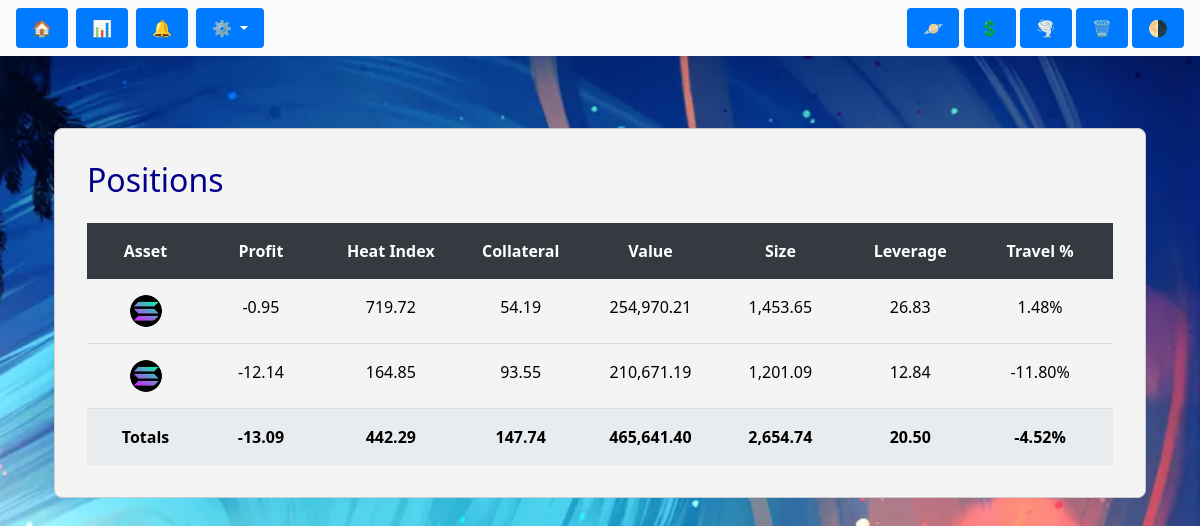
Page /positions/table on the earlier database version.
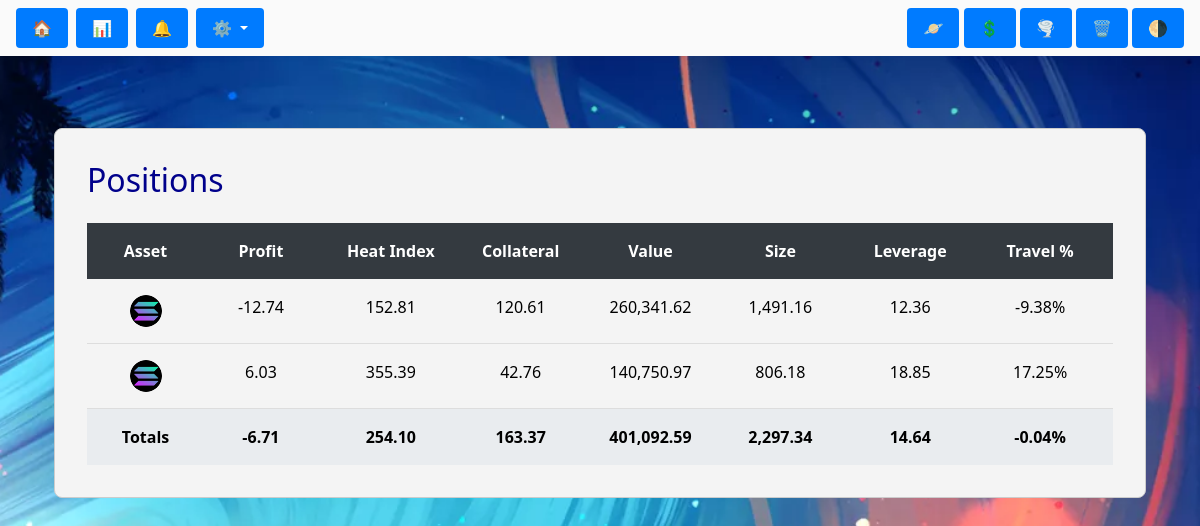
Same page on the later database version.
### tables this page shows
CREATE TABLE positions (
                    id TEXT PRIMARY KEY,
                    asset_type TEXT,
                    position_type TEXT,
                    entry_price REAL,
                    liquidation_price REAL,
                    travel_percent REAL,
                    value REAL,
                    collateral REAL,
                    size REAL,
                    leverage REAL,
                    wallet_name TEXT,
                    last_updated TEXT,
                    alert_reference_id TEXT,
                    hedge_buddy_id TEXT,
                    current_price REAL,
                    liquidation_distance REAL,
                    heat_index REAL,
                    current_heat_index REAL,
                    pnl_after_fees_usd REAL
                , profit REAL DEFAULT 0.0);

### positions/positions_bp.py (the view)
@positions_bp.route("/table", methods=["GET"])
@route_log_alert
def positions_table():
    try:
        core = PositionCore(current_app.data_locker)
        positions = core.get_all_positions()
        totals = CalcServices().calculate_totals(positions)
        return render_template("positions_table.html", positions=positions, totals=totals)
    except Exception as e:
        logger.error(f"Error in positions_table: {e}")
        return jsonify({"error": str(e)}), 500

### data/data_locker.py (called while the page is built, shortened)
    def seed_default_thresholds(self):
        existing = self.db.get_cursor().execute("SELECT COUNT(*) FROM alert_thresholds").fetchone()[0]
        if existing > 0:
            return  # Already seeded

### data/database.py (called while the page is built)
    def connect(self):
        if self.conn is None:
            dir_name = os.path.dirname(self.db_path)
            if dir_name and dir_name.strip() != "":
                os.makedirs(dir_name, exist_ok=True)
            self.conn = sqlite3.connect(self.db_path, check_same_thread=False)
            self.conn.row_factory = sqlite3.Row
            self.conn.execute("PRAGMA journal_mode=WAL;")
        return self.conn

    def get_cursor(self):
        return self.connect().cursor()

    def commit(self):
        self.connect().commit()

### data/dl_monitor_ledger.py (called while the page is built)
    def ensure_table(self):
        cursor = self.db.get_cursor()
        cursor.execute("""
            CREATE TABLE IF NOT EXISTS monitor_ledger (
                id TEXT PRIMARY KEY,
                monitor_name TEXT NOT NULL,
                timestamp TEXT NOT NULL,
                status TEXT NOT NULL,
                metadata TEXT,
                created_at TEXT DEFAULT CURRENT_TIMESTAMP
            )
        """)
        self.db.commit()
        log.success("✅ monitor_ledger table ensured", source="DLMonitorLedger")

### data/dl_positions.py (called while the page is built)
    def get_all_positions(self) -> list:
        try:
            cursor = self.db.get_cursor()
            cursor.execute("SELECT * FROM positions")
            rows = cursor.fetchall()
            log.debug(f"Fetched {len(rows)} positions", source="DLPositionManager")
            return [dict(row) for row in rows]
        except Exception as e:
            log.error(f"Error fetching positions: {e}", source="DLPositionManager")
            return []

### data/dl_system_data.py (called while the page is built)
    def get_theme_profiles(self) -> dict:
        try:
            cursor = self.db.get_cursor()
            rows = cursor.execute("SELECT name, config FROM theme_profiles").fetchall()
            return {row["name"]: json.loads(row["config"]) for row in rows}
        except Exception as e:
            log.error(f"Failed to fetch theme profiles: {e}", source="DLSystemDataManager")
            return {}

### positions/position_core.py (called while the page is built)
    def get_all_positions(self):
        return self.store.get_all_positions()

### positions/position_store.py (called while the page is built)
    def get_all_positions(self):
        return self.get_all()

### system/system_core.py (called while the page is built)
    def get_active_profile(self) -> dict:
        return self.theme.get_active_profile()

### utils/console_logger.py (called while the page is built)
    @staticmethod
    def _timestamp():
        return datetime.now().strftime("%Y-%m-%d %H:%M:%S")

### templates/positions/positions_table.html (shortened to what this page needs)
{% extends "base.html" %}
{% block content %}
<div class="container-fluid my-4">
  <div class="card">
    <div class="card-body">
      <h2 class="title-text mb-4">Positions</h2>
      <div class="grid-header">
        <div class="grid-col asset sortable" data-col-index="0">Asset</div>
        <div class="grid-col sortable" data-col-index="1">Profit</div>
        <div class="grid-col sortable" data-col-index="2">Heat Index</div>
        <div class="grid-col sortable" data-col-index="3">Collateral</div>
        <div class="grid-col sortable" data-col-index="4">Value</div>
        <div class="grid-col sortable" data-col-index="5">Size</div>
        <div class="grid-col sortable" data-col-index="6">Leverage</div>
        <div class="grid-col sortable" data-col-index="7">Travel %</div>
      </div>
      <div id="gridRows">
        {% for pos in positions|sort(attribute='size', reverse=True) %}
        <div class="grid-row">
          <div class="grid-col asset">
            {% if pos.asset_type == 'BTC' %}
              <img src="{{ url_for('static', filename='images/btc_logo.png') }}" alt="BTC" class="asset-icon">
            {% elif pos.asset_type == 'ETH' %}
              <img src="{{ url_for('static', filename='images/eth_logo.png') }}" alt="ETH" class="asset-icon">
            {% elif pos.asset_type == 'SOL' %}
              <img src="{{ url_for('static', filename='images/sol_logo.png') }}" alt="SOL" class="asset-icon">
            {% else %}
              {{ pos.asset_type }}
            {% endif %}
          </div>
          <div class="grid-col">{{ "{:,.2f}".format(pos.pnl_after_fees_usd or 0) }}</div>
          <div class="grid-col">{{ "{:,.2f}".format(pos.heat_index or 0) }}</div>
          <div class="grid-col">{{ "{:,.2f}".format(pos.collateral or 0) }}</div>
          <div class="grid-col">{{ "{:,.2f}".format(pos.value or 0) }}</div>
          <div class="grid-col">{{ "{:,.2f}".format(pos.size or 0) }}</div>
          <div class="grid-col">{{ "{:,.2f}".format(pos.leverage or 0) }}</div>
          <div class="grid-col">{{ "{:,.2f}".format(pos.travel_percent or 0) }}%</div>
        </div>
        {% endfor %}
      </div>
      {% set total_profit = positions|sum(attribute='pnl_after_fees_usd') %}
      <div class="grid-totals">
        <div class="grid-col asset">Totals</div>
        <div class="grid-col">{{ "{:,.2f}".format(total_profit) }}</div>
        <div class="grid-col">{{ "{:,.2f}".format(totals.avg_heat_index or 0) }}</div>
        <div class="grid-col">{{ "{:,.2f}".format(totals.total_collateral or 0) }}</div>
        <div class="grid-col">{{ "{:,.2f}".format(totals.total_value or 0) }}</div>
        <div class="grid-col">{{ "{:,.2f}".format(totals.total_size or 0) }}</div>
        <div class="grid-col">{{ "{:,.2f}".format(totals.avg_leverage or 0) }}</div>
        <div class="grid-col">{{ "{:,.2f}".format(totals.avg_travel_percent or 0) }}%</div>
      </div>
    </div>
  </div>
</div>
{% endblock %}

### templates/base.html (shortened to what this page needs)
<!DOCTYPE html>
<html lang="en" data-theme="light">
<head>
  <link rel="stylesheet" href="https://cdn.jsdelivr.net/npm/bootstrap@5.3.0/dist/css/bootstrap.min.css">
  <link rel="stylesheet" href="{{ url_for('static', filename='css/base.css') }}">
  <link rel="stylesheet" href="../static/css/portfolio_status.css">
</head>
<body>
  <div class="wrapper">
    {% include "title_bar.html" %}
    <div id="toastContainer" class="toast-container position-fixed top-0 end-0 p-3" style="z-index: 1080;"></div>
    <div class="content-wrapper">
      <div class="container py-5">
        {% block content %}{% endblock %}
      </div>
    </div>
  </div>
</body>
</html>

### templates/title_bar.html (shortened to what this page needs)
<nav class="title-bar d-flex justify-content-between align-items-center px-3 py-2">
  <div class="left-buttons d-flex gap-2">
    <a class="btn btn-light" href="{{ url_for('dashboard.dash_page') }}" title="Home">🏠</a>
    <a class="btn btn-light" href="{{ url_for('positions.positions_table') }}" title="Positions">📊</a>
    <a class="btn btn-light" href="{{ url_for('alerts_bp.monitor_page') }}" title="Alerts">🔔</a>
    <div class="dropdown">
      <button class="btn btn-light dropdown-toggle" type="button" id="settingsDropdown" data-bs-toggle="dropdown" aria-expanded="false">
        ⚙️
      </button>
    </div>
  </div>
  <div class="title-bar-actions">
    <button class="btn btn-outline-primary" data-action="sync">🪐</button>
    <button class="btn btn-outline-success" data-action="market">💲</button>
    <button class="btn btn-outline-info" data-action="full">🌪️</button>
    <button class="btn btn-outline-danger" data-action="wipe">🗑️</button>
    <button class="btn btn-outline-secondary" id="themeToggleButton">🌗</button>
  </div>
</nav>

### static/css/base.css (style rules this page uses)
:root { --bg: #a1aee6; --text: #111111; --card-bg: #f4f4f4; --card-border: #cccccc; --navbar-bg: #b3c0fa; --primary: #007bff; --primary-hover: #0056b3; --accent: #f0f0f0; --heat-red: #dc3545; --heat-green: #28a745; }
body, html { margin: 0; padding: 0; font-family: "Segoe UI", sans-serif; background-color: var(--bg); color: var(--text); transition: background-color 0.3s ease, color 0.3s ease; }
a { color: var(--primary); text-decoration: none; }
.card, .common-box, .liquidation-box, .portfolio-box { background-color: var(--card-bg); color: var(--text); border: 1px solid var(--card-border); border-radius: 8px; padding: 1rem; margin-bottom: 1rem; }
button, .btn { background-color: var(--primary); border: none; color: white; padding: 0.5rem 1rem; border-radius: 4px; cursor: pointer; }
body::after { content: attr(data-theme); position: fixed; bottom: 10px; right: 10px; background: red; color: white; padding: 2px 8px; font-size: 12px; border-radius: 4px; z-index: 9999; }

### static/css/portfolio_status.css (style rules this page uses)
body { background-image: url('/static/images/wally.png'); background-size: cover; background-repeat: no-repeat; background-attachment: fixed; background-position: center center; }

### templates/positions/positions_table.html (style rules this page uses)
.grid-header, .grid-row, .grid-totals { display: flex; padding: 0.5rem; transition: background-color 0.5s, color 0.5s; }
.grid-header { background-color: var(--card-title-color, #343a40); color: var(--text-color, #ffffff); font-weight: bold; }
.grid-row, .grid-totals { color: var(--text-color, #000000); }
.grid-row { border-bottom: 1px solid var(--border-color, #ddd); }
.grid-totals { background-color: var(--card-background-color, #e9ecef); font-weight: bold; }
.grid-col { flex: 1; text-align: center; padding: 0.5rem; }
.grid-col.asset { flex: 0 0 10%; max-width: 10%; }
.sortable { cursor: pointer; }
.asset-icon { width: 32px; height: 32px; border-radius: 50%; object-fit: cover; }
.title-text { color: var(--title-text-color, darkblue); }

Differences in the rows shown:
changed positions (number 1 of 2 on the later page): pnl_after_fees_usd "-12.14" → "-12.74"; heat_index "164.85" → "152.81"; collateral "93.55" → "120.61"; value "210,671.19" → "260,341.62"; size "1,201.09" → "1,491.16"; leverage "12.84" → "12.36"; travel_percent "-11.80" → "-9.38"; moves up the list
changed positions (number 2 of 2 on the later page): pnl_after_fees_usd "-0.95" → "6.03"; heat_index "719.72" → "355.39"; collateral "54.19" → "42.76"; value "254,970.21" → "140,750.97"; size "1,453.65" → "806.18"; leverage "26.83" → "18.85"; travel_percent "1.48" → "17.25"
Other differences:
{{ "{:,.2f}".format(total_profit) }}: "-13.09" → "-6.71"
{{ "{:,.2f}".format(totals.avg_heat_index or 0) }}: "442.29" → "254.10"
{{ "{:,.2f}".format(totals.total_collateral or 0) }}: "147.74" → "163.37"
{{ "{:,.2f}".format(totals.total_value or 0) }}: "465,641.40" → "401,092.59"
{{ "{:,.2f}".format(totals.total_size or 0) }}: "2,654.74" → "2,297.34"
{{ "{:,.2f}".format(totals.avg_leverage or 0) }}: "20.50" → "14.64"
{{ "{:,.2f}".format(totals.avg_travel_percent or 0) }}: "-4.52" → "-0.04"
